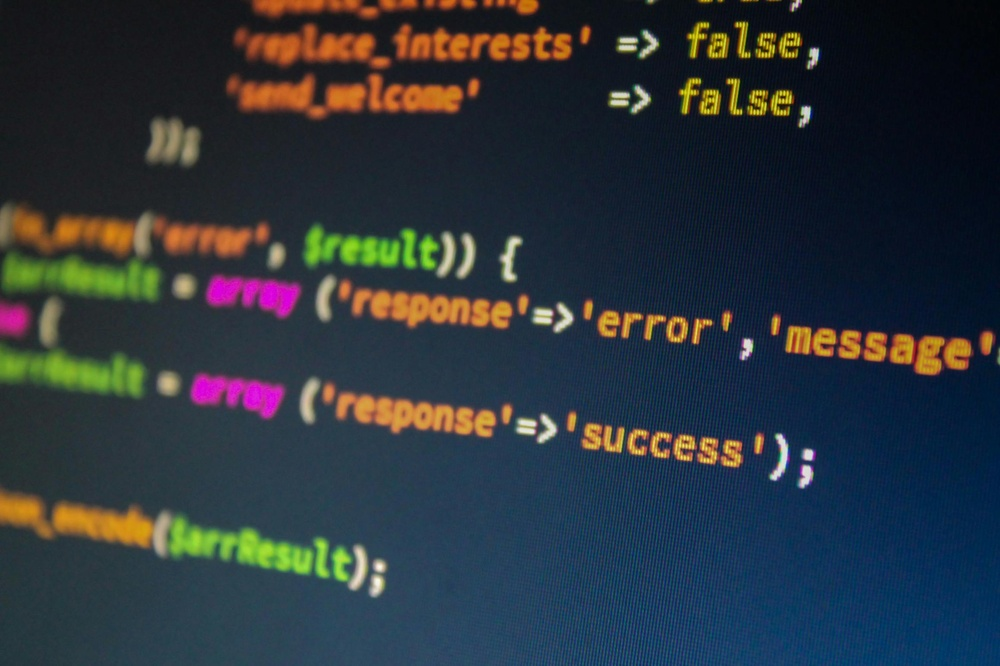
#> input picture card-image.jpg, 1000 x 666 px, shrunk from 2316 x 1542 before the run
$ python -i PencilSketchConvertor.py   (imports and definitions only)
#> lines starting #> are read from the running program, lines starting #| are printed output that depends on the picture
#> further down, picture is the input picture: shape (666, 1000, 3); mean B, G, R 59.3, 52.4, 43.8
import cv2
import tkinter as tk
from tkinter import filedialog
from tkinter import messagebox
from PIL import Image, ImageTk

images={"original": None, "sketch": None}
def open_file():
    filepath = filedialog.askopenfilename()
    if not filepath:
        return
    img=cv2.imread(filepath)
    display_image(img,original=True)
    sketch_img= convert_to_sketch(img)
    display_image(sketch_img,original=False)

def convert_to_sketch(img):
    gray_img=cv2.cvtColor(img, cv2.COLOR_BGR2GRAY)
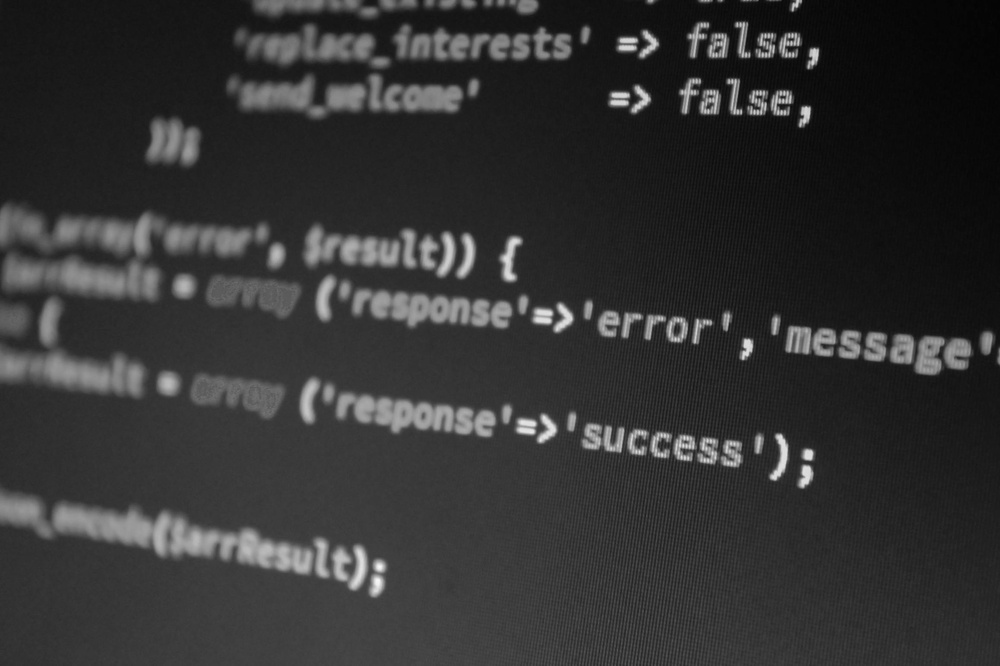
#> gray_img: shape (666, 1000); min 3, max 247, mean 50.6
    inverted_img=cv2.bitwise_not(gray_img)
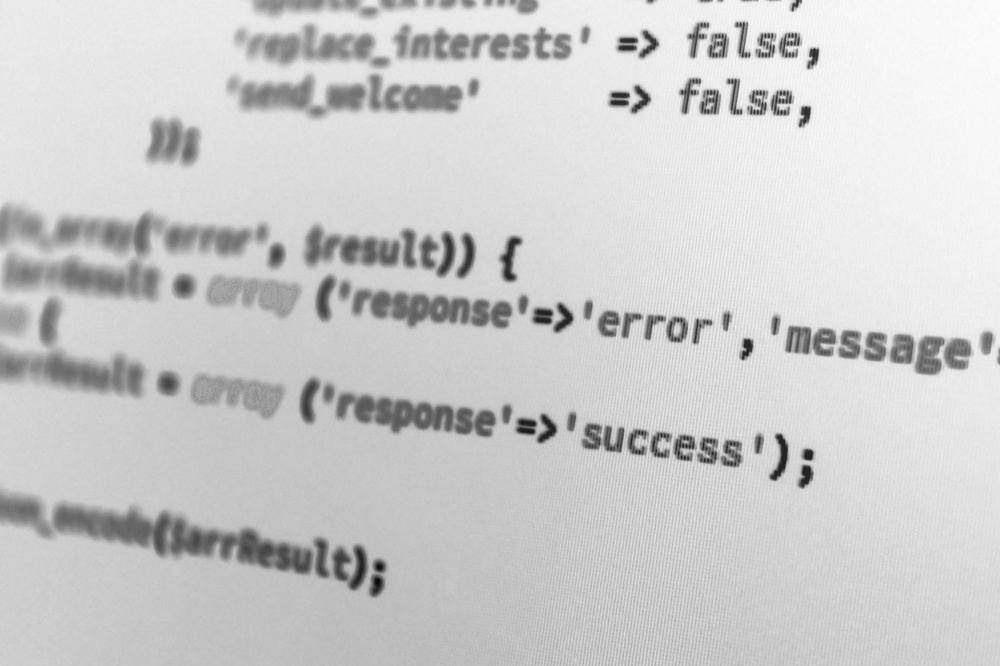
#> inverted_img: shape (666, 1000); min 8, max 252, mean 204.4
    blurred_img=cv2.GaussianBlur(inverted_img, (21,21), sigmaX=0, sigmaY=0)
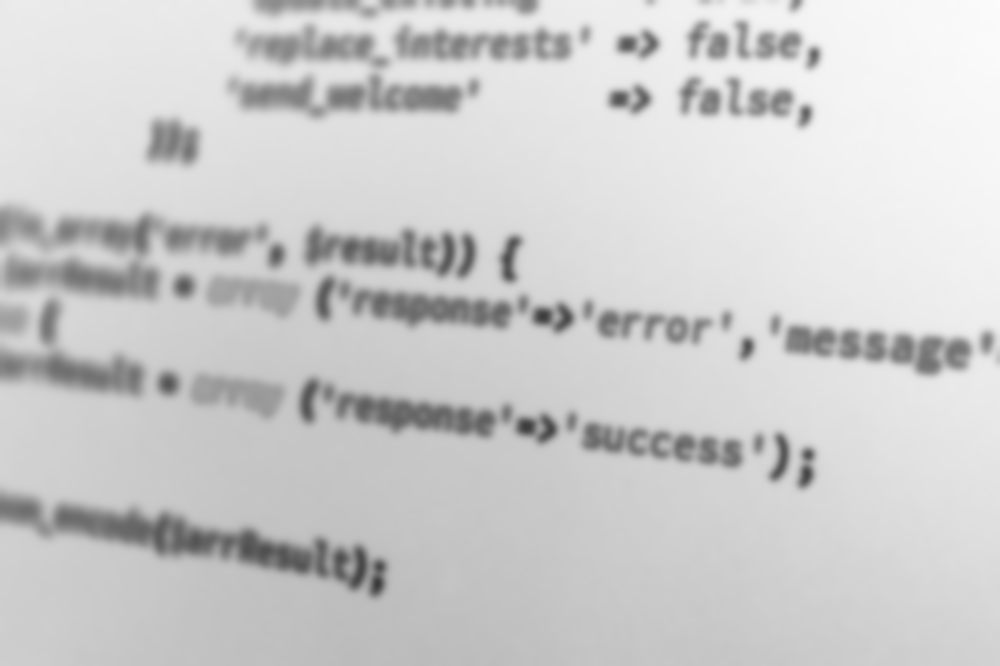
#> blurred_img: shape (666, 1000); min 57, max 251, mean 204.4
    inverted_blur_img=cv2.bitwise_not(blurred_img)
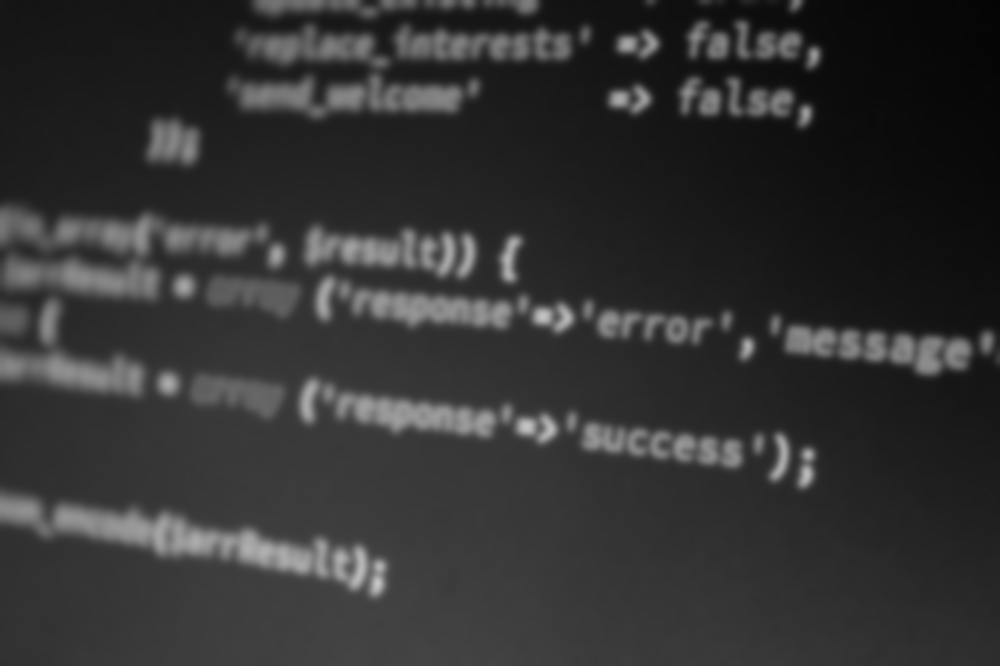
#> inverted_blur_img: shape (666, 1000); min 4, max 198, mean 50.6
    sketch_img=cv2.divide(gray_img, inverted_blur_img, scale=256)
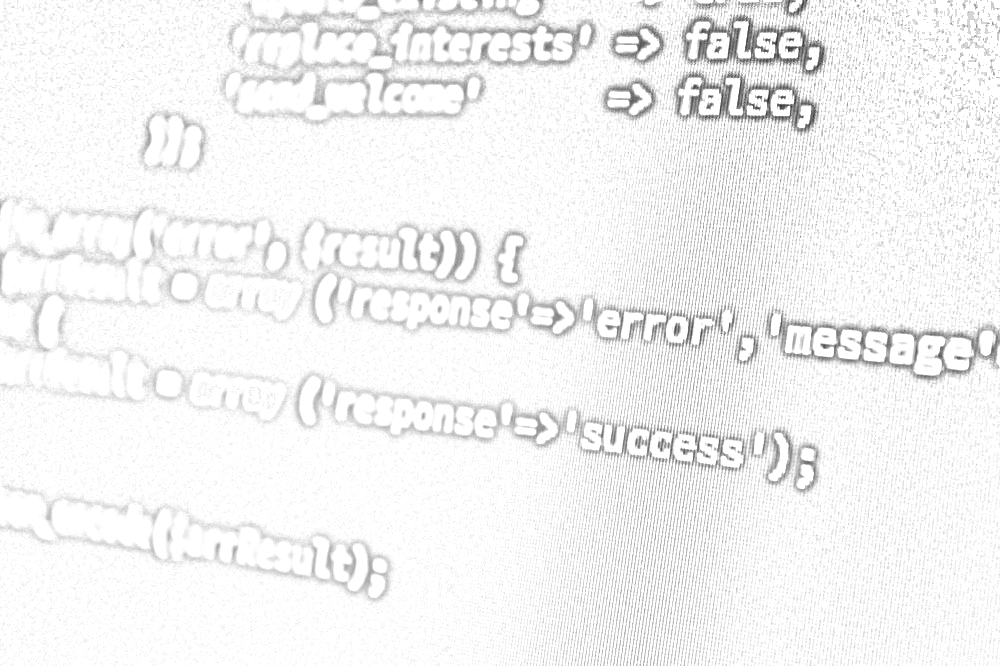
#> sketch_img: shape (666, 1000); min 44, max 255, mean 243.3
    return sketch_img

def display_image(img,original):
    img_rgb=cv2.cvtColor(img, cv2.COLOR_BGR2RGB) if original else img
    img_pil=Image.fromarray(img_rgb)
    img_tk=ImageTk.PhotoImage(image=img_pil)
    if original:
        images["original"]= img_pil
        original_image_label.config(image=img_tk)
        original_image_label.image = img_tk
    else:
        images["sketch"]= img_pil

        sketch_image_label.config(image=img_tk)
        sketch_image_label.image = img_tk

        label=original_image_label if original else sketch_image_label


def save_sketch():
    if images["sketch"] is None:
        messagebox.showerror("Error", "No image to save")
        return
    sketch_filepath=filedialog.asksaveasfilename(defaultextension=".png", filetypes=(("PNG Files", "*.png"),))
    if not sketch_filepath:
        return

    images["sketch"].save(sketch_filepath,"PNG")
    messagebox.showinfo("Sketch Saved", "Sketch saved to {}".format(sketch_filepath))

# [2 lines not run here, left out]

# [1 line that did not run here, left out]
# [1 line not run here, left out]

# [1 line that did not run here, left out]
# [1 line not run here, left out]
# [1 line that did not run here, left out]
# [1 line not run here, left out]

# [1 line that did not run here, left out]
# [1 line not run here, left out]

# [1 line that did not run here, left out]
# [1 line not run here, left out]

# [1 line that did not run here, left out]
# [3 lines not run here, left out]

>>> import cv2
>>> picture = cv2.imread('../card-image.jpg')
>>> result = convert_to_sketch(picture)
